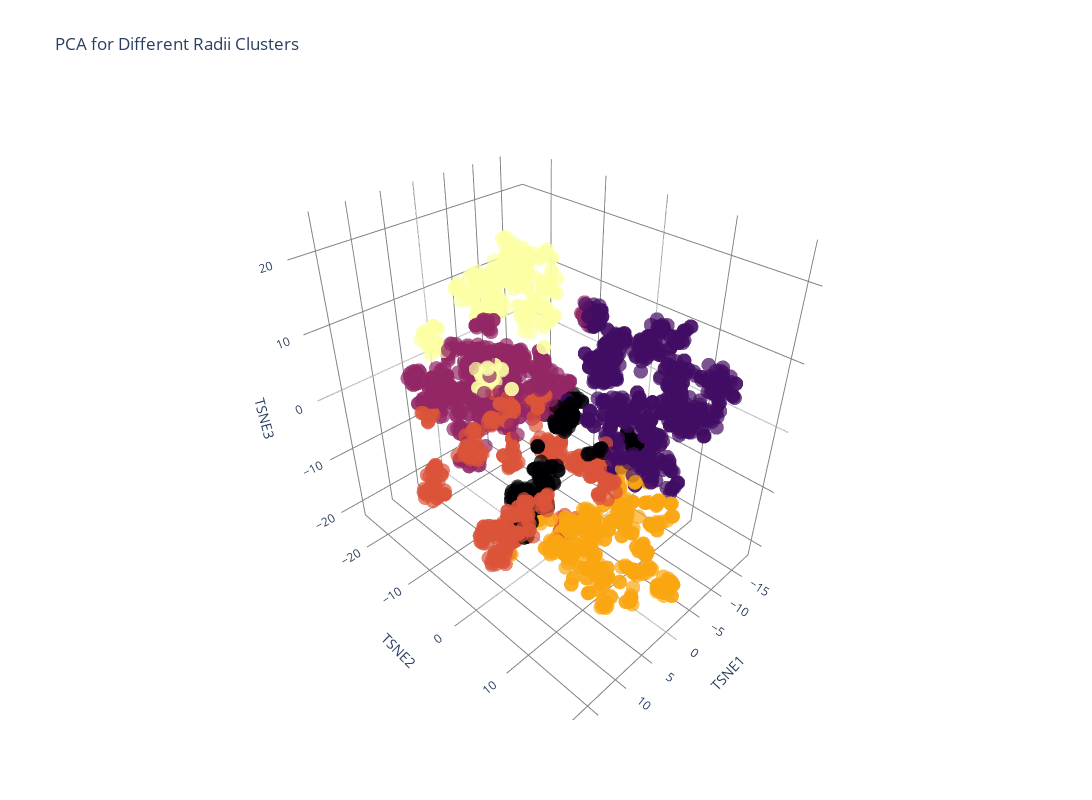

Source (notebook cell):
### Code cell
fig = go.Figure()


    # KMeans clustering on each t-SNE result
kmeans = KMeans(n_clusters=k, random_state=42)
kmeans.fit(tsn_results[min_index[0]][min_index[1]])
TSNE_df = pd.DataFrame(tsn_results[min_index[0]][min_index[1]], columns=['TSNE1', 'TSNE2', 'TSNE3'])
TSNE_df['Cluster'] = kmeans.labels_

    # 3D scatter plot with clusters
scatter = go.Scatter3d(
    x=TSNE_df['TSNE1'],
    y=TSNE_df['TSNE2'],
    z=TSNE_df['TSNE3'],
    mode='markers',
    marker=dict(size=5, color=TSNE_df['Cluster'], colorscale='Inferno', opacity=0.7),
    name=f'Radius={radiuses[min_index[0]]}, KL={KLs[min_index[0]][min_index[1]]:.2f}'
)
fig.add_trace(scatter)

# Customize layout
fig.update_layout(
    title="PCA for Different Radii Clusters",
    scene=dict(
        xaxis_title='TSNE1',
        yaxis_title='TSNE2',
        zaxis_title='TSNE3',
        xaxis=dict(
            showgrid=True,
            gridwidth=2,  # Thicker grid lines
            gridcolor='gray'  # Change grid color to gray
        ),
        yaxis=dict(
            showgrid=True,
            gridwidth=2,  # Thicker grid lines
            gridcolor='gray'  # Change grid color to gray
        ),
        zaxis=dict(
            showgrid=True,
            gridwidth=2,  # Thicker grid lines
            gridcolor='gray'  # Change grid color to gray
        ),
    ),
    height=800, width=1200,
    template="plotly_white"
)

# Display the figure
fig.show()

### Figure 1 — Plotly figure (JSON) as saved in the notebook; plotly's stock layout.template omitted (floating-point values rounded to 4 significant figures; data arrays with more than 128 entries replaced by an {"elided": "..."} marker saying what was removed)
{"data": [{"marker": {"color": {"elided": "2819 int values"}, "colorscale": [[0, "#000004"], [0.1111, "#1b0c41"], [0.2222, "#4a0c6b"], [0.3333, "#781c6d"], [0.4444, "#a52c60"], [0.5556, "#cf4446"], [0.6667, "#ed6925"], [0.7778, "#fb9b06"], [0.8889, "#f7d13d"], [1, "#fcffa4"]], "opacity": 0.7, "size": 5}, "mode": "markers", "name": "Radius=2, KL=0.49", "type": "scatter3d", "x": {"elided": "2819 float values"}, "y": {"elided": "2819 float values"}, "z": {"elided": "2819 float values"}}], "layout": {"height": 800, "scene": {"xaxis": {"gridcolor": "gray", "gridwidth": 2, "showgrid": true, "title": {"text": "TSNE1"}}, "yaxis": {"gridcolor": "gray", "gridwidth": 2, "showgrid": true, "title": {"text": "TSNE2"}}, "zaxis": {"gridcolor": "gray", "gridwidth": 2, "showgrid": true, "title": {"text": "TSNE3"}}}, "title": {"text": "PCA for Different Radii Clusters"}, "width": 1200}}
